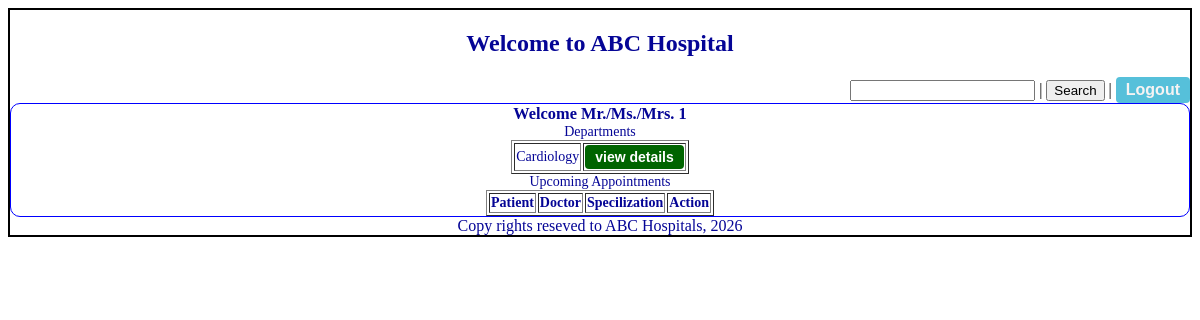
Before: /pt/1 (signed in) with the older database file.
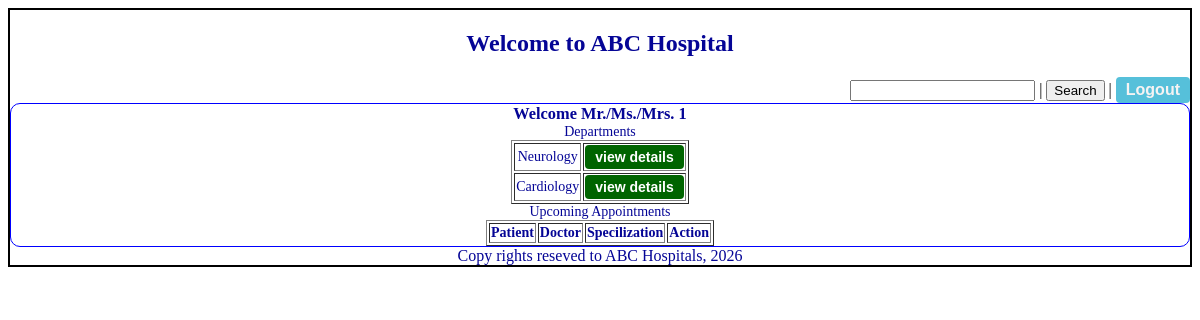
After: the same page with the newer database file.
### models.py (models this page shows)
class Dr_Profile(db.Model):
    __tablename__='dr_profile'
    id=db.Column(db.Integer,primary_key=True)
    dr_id=db.Column(db.Integer,db.ForeignKey('user_credentials.id'),nullable=False) #linking child to parent
    full_name=db.Column(db.String,nullable=False)
    address=db.Column(db.String,nullable=False)
    spl=db.Column(db.String,nullable=False)
    exp=db.Column(db.Float,nullable=False)
    phno=db.Column(db.String,nullable=False)
    status=db.Column(db.Integer,nullable=False,default=0) #0-register, 1-approved, 2-deactivated

### controller.py (the view)
@app.route("/pt/<id>")
@login_required
def pt_dashboard(id):
    depts=get_departments() #get departments
    return render_template("patient_dashboard.html",id=id,depts=depts)

### app.py (called while the page is built)
@login_manager.user_loader
def load_user(user_id):
    return User_Credentials.query.get(int(user_id))

### controller.py (called while the page is built)
def get_departments():
    depts = db.session.scalars(db.session.query(Dr_Profile.spl).filter(Dr_Profile.status == 1).distinct()).all()
    return depts

### templates/patient_dashboard.html (shortened to what this page needs)
{% extends "base.html" %}
{% block content %}
    <div class="dashboard-form">
        <form>
        <h3 class="center">Welcome Mr./Ms./Mrs. {{id}}</h3>
        <table class="center" name="splz" border="1">
        <caption>Departments</caption>
        {% for d in depts %}
            <tr><td>{{d}}</td><td><a href="/drs_by_spl/{{d}}" class='btn-link btn-done'>view details</a></td></tr>
        {%endfor%}
        </table>
        <table class="center" name="Appointments" border="1">
        <caption>Upcoming Appointments</caption>
        <tr><th>Patient</th><th>Doctor</th><th>Specilization</th><th>Action</th></tr>
        </table>
        </form>
    </div>
{% endblock %}

Changed rows visible on the page:
now on this page (row edited): Dr_Profile: spl "Neurology"
